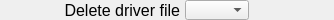
        <widget class="PyDMFrame" name="composite">
          <property name="geometry">
            <rect>
              <x>327</x>
              <y>353</y>
              <width>334</width>
              <height>20</height>
            </rect>
          </property>
          <property name="sizePolicy">
            <sizepolicy hsizetype="Ignored" vsizetype="Ignored">
              <horstretch>0</horstretch>
              <verstretch>0</verstretch>
            </sizepolicy>
          </property>
          <layout class="QGridLayout" name="gridLayout_1" columnstretch="180,5,64,5,80" rowstretch="1,18,1">
            <property name="leftMargin">
              <number>0</number>
            </property>
            <property name="topMargin">
              <number>0</number>
            </property>
            <property name="rightMargin">
              <number>0</number>
            </property>
            <property name="bottomMargin">
              <number>0</number>
            </property>
            <property name="horizontalSpacing">
              <number>0</number>
            </property>
            <property name="verticalSpacing">
              <number>0</number>
            </property>
            <item row="0" column="0" rowspan="3">
              <widget class="QLabel" name="text_19">
                <property name="geometry">
                  <rect>
                    <x>0</x>
                    <y>0</y>
                    <width>180</width>
                    <height>20</height>
                  </rect>
                </property>
                <property name="sizePolicy">
                  <sizepolicy hsizetype="Ignored" vsizetype="Ignored">
                    <horstretch>0</horstretch>
                    <verstretch>0</verstretch>
                  </sizepolicy>
                </property>
                <property name="text">
                  <string>Delete driver file</string>
                </property>
                <property name="font">
                  <font>
                    <pointsize>12</pointsize>
                  </font>
                </property>
                <property name="brush" stdset="0">
                  <brush brushstyle="SolidPattern">
                    <color alpha="255">
                      <red>0</red>
                      <green>0</green>
                      <blue>0</blue>
                    </color>
                  </brush>
                </property>
                <property name="toolTip">
                  <string>text_19</string>
                </property>
                <property name="alignment">
                  <set>Qt::AlignRight|Qt::AlignTrailing|Qt::AlignVCenter</set>
                </property>
                <property name="styleSheet">
                  <string notr="true">QLabel#text_19 {
  color: rgb(0, 0, 0);
  }</string>
                </property>
              </widget>
            </item>
            <item row="0" column="2" rowspan="3">
              <widget class="PyDMEnumComboBox" name="menu_4">
                <property name="geometry">
                  <rect>
                    <x>185</x>
                    <y>0</y>
                    <width>64</width>
                    <height>20</height>
                  </rect>
                </property>
                <property name="sizePolicy">
                  <sizepolicy hsizetype="Ignored" vsizetype="Ignored">
                    <horstretch>0</horstretch>
                    <verstretch>0</verstretch>
                  </sizepolicy>
                </property>
                <property name="toolTip">
                  <string>${P}${R}DeleteDriverFile</string>
                </property>
                <property name="channel" stdset="0">
                  <string>ca://${P}${R}DeleteDriverFile</string>
                </property>
                <property name="font">
                  <font>
                    <pointsize>12</pointsize>
                  </font>
                </property>
                <property name="styleSheet">
                  <string notr="true">PyDMEnumComboBox#menu_4 {
  color: rgb(0, 0, 0);
  background-color: rgb(115, 223, 255);
  }</string>
                </property>
              </widget>
            </item>
            <item row="1" column="4">
              <widget class="PyDMLabel" name="text_update_19">
                <property name="geometry">
                  <rect>
                    <x>254</x>
                    <y>1</y>
                    <width>80</width>
                    <height>18</height>
                  </rect>
                </property>
                <property name="sizePolicy">
                  <sizepolicy hsizetype="Ignored" vsizetype="Ignored">
                    <horstretch>0</horstretch>
                    <verstretch>0</verstretch>
                  </sizepolicy>
                </property>
                <property name="toolTip">
                  <string>PV: ${P}${R}DeleteDriverFile_RBV</string>
                </property>
                <property name="channel" stdset="0">
                  <string>ca://${P}${R}DeleteDriverFile_RBV</string>
                </property>
                <property name="displayFormat" stdset="0">
                  <enum>PyDMLabel::String</enum>
                </property>
                <property name="font">
                  <font>
                    <pointsize>10</pointsize>
                  </font>
                </property>
                <property name="alignment">
                  <set>Qt::AlignLeading|Qt::AlignLeft|Qt::AlignVCenter</set>
                </property>
                <property name="textInteractionFlags">
                  <set>Qt::TextSelectableByKeyboard|Qt::TextSelectableByMouse</set>
                </property>
                <property name="styleSheet">
                  <string notr="true">PyDMLabel#text_update_19 {
  color: rgb(10, 0, 184);
  background-color: rgb(187, 187, 187);
  }</string>
                </property>
              </widget>
            </item>
          </layout>
        </widget>
